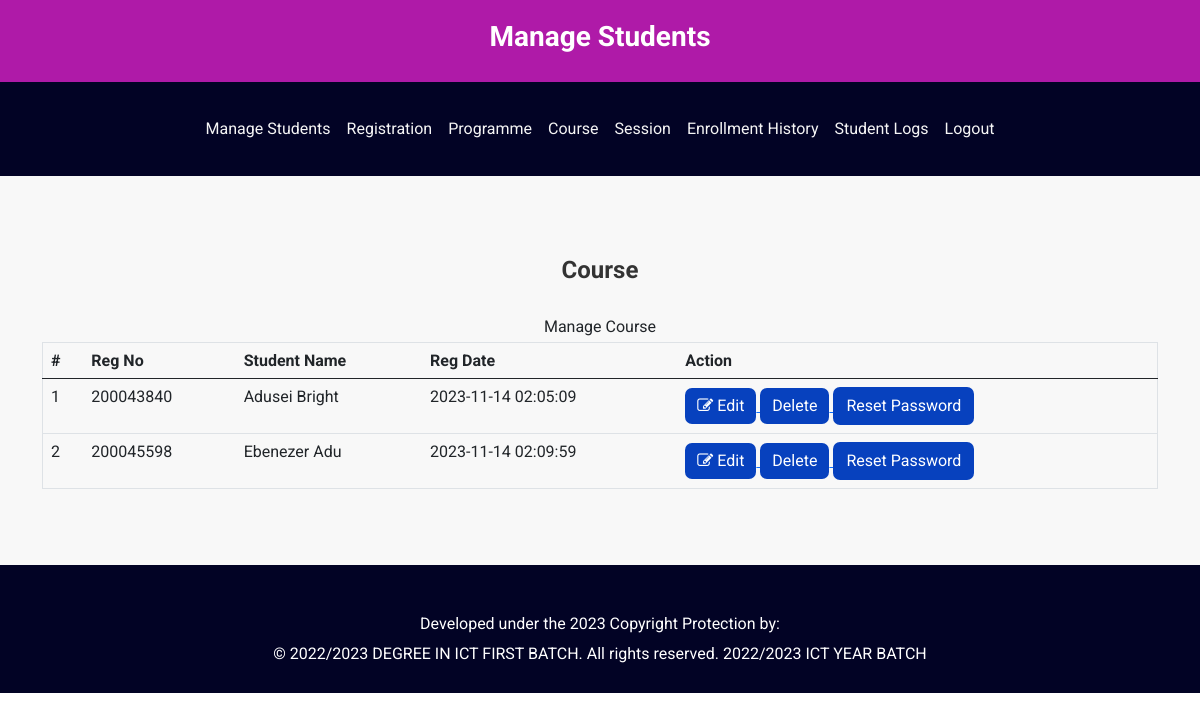
Page /onlinecourse/admin/manage-students.php?id=200043840&pass=update (signed in) on the committed database.
### tables this page shows
CREATE TABLE `students` (
  `StudentRegno` varchar(255) NOT NULL,
  `studentPhoto` varchar(255) DEFAULT NULL,
  `password` varchar(255) DEFAULT NULL,
  `surname` varchar(255) DEFAULT NULL,
  `firstname` varchar(255) DEFAULT NULL,
  `programme` varchar(255) DEFAULT NULL,
  `pincode` varchar(255) DEFAULT NULL,
  `session` varchar(255) DEFAULT NULL,
  `department` varchar(255) DEFAULT NULL,
  `semester` varchar(255) DEFAULT NULL,
  `currentSemester` varchar(255) DEFAULT NULL,
  `creationdate` timestamp NULL DEFAULT current_timestamp(),
  `updationDate` varchar(255) DEFAULT NULL,
  `cleared` tinyint(1) DEFAULT 0,
  `level` int(11) DEFAULT NULL CHECK (`level` in (100,200,300,400))
);

### onlinecourse/admin/manage-students.php (the view, shortened to what this page needs)
<?php
include('includes/config.php');
if (strlen($_SESSION['alogin']) == 0) {
    header('location:index.php');
} else {
    if (isset($_GET['pass'])) {
        function generateRandomPassword($length = 8)
        {
            $characters = '0123456789abcdefghijklmnopqrstuvwxyzABCDEFGHIJKLMNOPQRSTUVWXYZ';
            $password = '';
            for ($i = 0; $i < $length; $i++) {
                $password .= $characters[rand(0, strlen($characters) - 1)];
            }
            return $password;
        }
        $randomPassword = generateRandomPassword();
        $newpass = md5($randomPassword);
        mysqli_query($con, "update students set password='$newpass' where StudentRegno = '" . $_GET['id'] . "'");
    }
}
?>
<!DOCTYPE html>
<html xmlns="http://www.w3.org/1999/xhtml">
<head>
    <link href="https://cdn.jsdelivr.net/npm/bootstrap@5.0.2/dist/css/bootstrap.min.css" rel="stylesheet"
>
    <link href="../assets/css/font-awesome.css" rel="stylesheet" />
    <link href="../assets/css/style.css" rel="stylesheet" />
</head>
<body>
    <div class="studensPortalHeader">
        <h1 class="studentPortal">Manage Students</h1>
    </div>
    <?php if ($_SESSION['alogin'] != "") {
        include('includes/menubar.php');
    }
    ?>
    <div class="content-wrapper">
        <div class="container">
            <div class="row">
                <div class="col-md-12">
                    <h1 class="page-head-line">Course </h1>
                </div>
            </div>
            <div class="row">
                <div class="col-md-12">
                    <div class="panel panel-default">
                        <div class="panel-heading">
                            Manage Course
                        </div>
                        <div class="panel-body">
                            <div class="table-responsive table-bordered">
                                <table class="table">
                                    <thead>
                                        <tr>
                                            <th>#</th>
                                            <th>Reg No </th>
                                            <th>Student Name </th>
                                            <th>Reg Date</th>
                                            <th>Action</th>
                                        </tr>
                                    </thead>
                                    <tbody>
                                        <?php
                                        $sql = mysqli_query($con, "select * from students");
                                        $cnt = 1;
                                        while ($row = mysqli_fetch_array($sql)) {
                                            ?>
                                            <tr>
                                                <td>
                                                    <?php echo $cnt; ?>
                                                </td>
                                                <td>
                                                    <?php echo htmlentities($row['StudentRegno']); ?>
                                                </td>
                                                <td>
                                                    <?php echo htmlentities($row['surname'] . " " . $row['firstname']); ?>
                                                </td>
                                                <td>
                                                    <?php echo htmlentities($row['creationdate']); ?>
                                                </td>
                                                <td>
                                                    <a
                                                        href="edit-student-profile.php?id=<?php echo $row['StudentRegno'] ?>">
                                                        <button class="btn btn-primary"><i class="fa fa-edit "></i>
                                                            Edit</button> </a>
                                                    <a href="manage-students.php?id=<?php echo $row['StudentRegno'] ?>&del=delete"
                                                        onClick="return confirm('Are you sure you want to delete?')">
                                                        <button class="btn btn-primary">Delete</button>
                                                    </a>
                                                    <a href="manage-students.php?id=<?php echo $row['StudentRegno'] ?>&pass=update"
                                                        onClick="return confirm('Are you sure you want to reset password?')">
                                                        <button type="submit" name="submit" id="submit"
                                                            class="btn btn-default">Reset Password</button>
                                                    </a>
                                                </td>
                                            </tr>
                                            <?php
                                            $cnt++;
                                        } ?>
                                    </tbody>
                                </table>
                            </div>
                        </div>
                    </div>
                </div>
            </div>
        </div>
    </div>
    <?php include('includes/footer.php'); ?>
</body>
</html>

### onlinecourse/assets/css/style.css (style rules this page uses)
* { padding: 0; box-sizing: border-box; background-color: transparent; }
:root { --primaryColor: #af1aa8; --smoothWhite: rgb(247, 237, 246); --seconddary: #020325; }
body { font-family: "Roboto", sans-serif; line-height: 30px; }
.btn { border-radius: 7px; background-color: rgb(7, 65, 190) !important; color: white; font-weight: 400; }
.studensPortalHeader { background-color: var(--primaryColor); color: #fff; padding: 20px; text-align: center; }
.studentPortal { font-size: 28px; font-weight: bold; }
.content-wrapper { background-color: #f8f8f8; padding: 60px 0; text-align: center; }
.page-head-line { font-size: 24px; font-weight: bold; color: #333; }
.btn-primary { background-color: #007bff; border: none; color: #fff; }
.col-md-12 { margin-top: 20px; text-align: center; }

### rows in the picture
students: StudentRegno "200043840", surname+firstname "Adusei Bright", creationdate "2023-11-14 02:05:09"
students: StudentRegno "200045598", surname+firstname "Ebenezer Adu", creationdate "2023-11-14 02:09:59"
